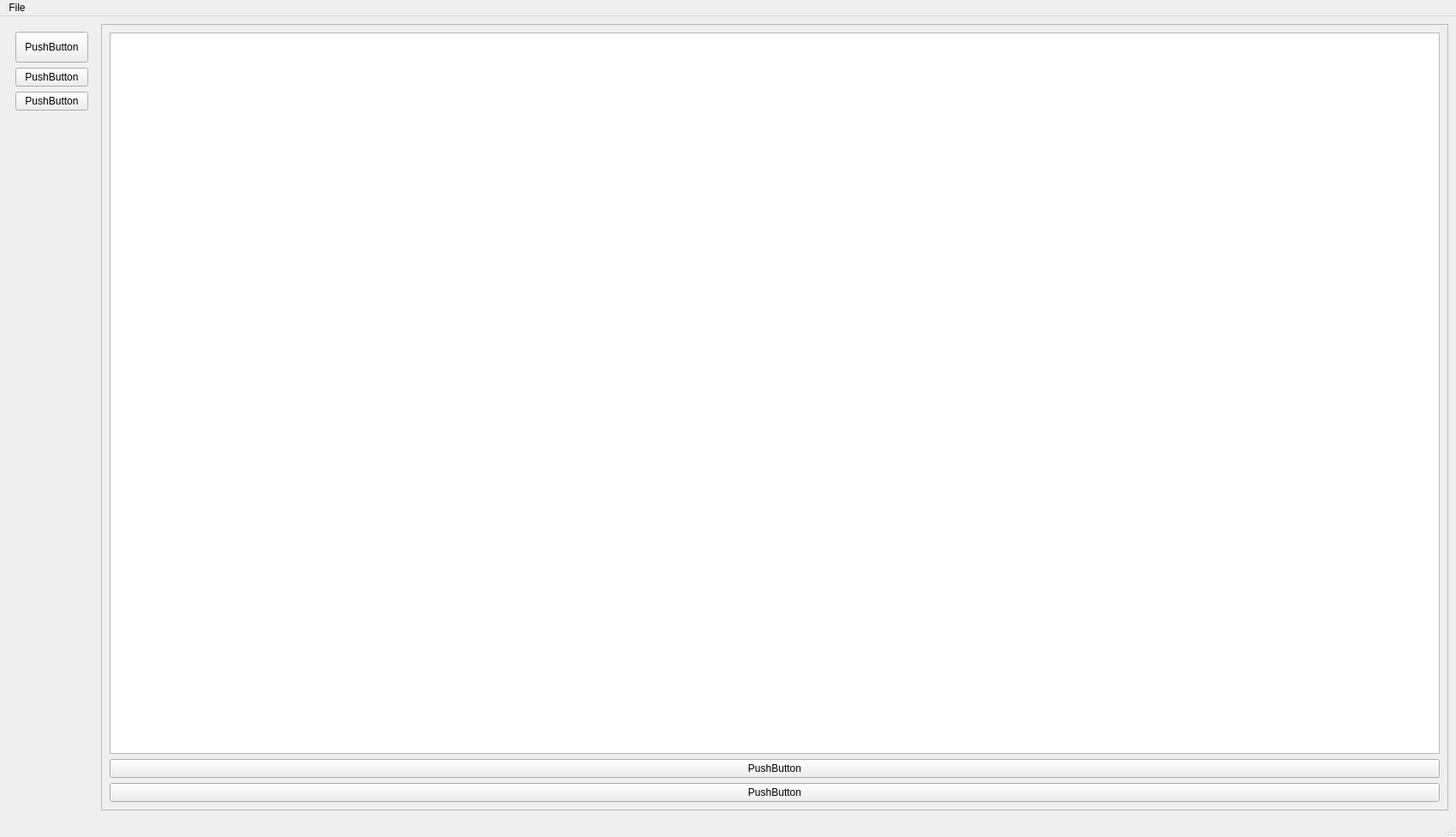
<?xml version="1.0" encoding="UTF-8"?>
<ui version="4.0">
 <class>MainWindow</class>
 <widget class="QMainWindow" name="MainWindow">
  <property name="geometry">
   <rect>
    <x>0</x>
    <y>0</y>
    <width>1699</width>
    <height>977</height>
   </rect>
  </property>
  <property name="windowTitle">
   <string>MainWindow</string>
  </property>
  <widget class="QWidget" name="centralwidget">
   <property name="layoutDirection">
    <enum>Qt::LeftToRight</enum>
   </property>
   <property name="autoFillBackground">
    <bool>false</bool>
   </property>
   <layout class="QVBoxLayout" name="verticalLayout">
    <item>
     <layout class="QGridLayout" name="main_grid">
      <property name="sizeConstraint">
       <enum>QLayout::SetMaximumSize</enum>
      </property>
      <item row="0" column="1">
       <widget class="QFrame" name="right_menu">
        <property name="frameShape">
         <enum>QFrame::StyledPanel</enum>
        </property>
        <property name="frameShadow">
         <enum>QFrame::Raised</enum>
        </property>
        <layout class="QVBoxLayout" name="verticalLayout_3">
         <item>
          <widget class="QTableView" name="table">
           <property name="minimumSize">
            <size>
             <width>256</width>
             <height>0</height>
            </size>
           </property>
           <property name="contextMenuPolicy">
            <enum>Qt::CustomContextMenu</enum>
           </property>
           <property name="sizeAdjustPolicy">
            <enum>QAbstractScrollArea::AdjustToContents</enum>
           </property>
           <property name="dragEnabled">
            <bool>true</bool>
           </property>
           <property name="gridStyle">
            <enum>Qt::DashDotLine</enum>
           </property>
           <property name="sortingEnabled">
            <bool>true</bool>
           </property>
           <attribute name="horizontalHeaderStretchLastSection">
            <bool>true</bool>
           </attribute>
          </widget>
         </item>
         <item>
          <widget class="QPushButton" name="pushButton">
           <property name="text">
            <string>PushButton</string>
           </property>
          </widget>
         </item>
         <item>
          <widget class="QPushButton" name="pushButton_4">
           <property name="text">
            <string>PushButton</string>
           </property>
          </widget>
         </item>
        </layout>
       </widget>
      </item>
      <item row="0" column="0" alignment="Qt::AlignTop">
       <widget class="QFrame" name="left_menu">
        <layout class="QVBoxLayout" name="verticalLayout_2">
         <property name="spacing">
          <number>6</number>
         </property>
         <item>
          <widget class="QPushButton" name="pushButton_2">
           <property name="font">
            <font>
             <pointsize>9</pointsize>
             <weight>50</weight>
             <bold>false</bold>
             <underline>false</underline>
            </font>
           </property>
           <property name="styleSheet">
            <string notr="true">padding:10px</string>
           </property>
           <property name="text">
            <string>PushButton</string>
           </property>
          </widget>
         </item>
         <item>
          <widget class="QPushButton" name="pushButton_3">
           <property name="text">
            <string>PushButton</string>
           </property>
          </widget>
         </item>
         <item>
          <widget class="QPushButton" name="load_package_button">
           <property name="text">
            <string>PushButton</string>
           </property>
          </widget>
         </item>
        </layout>
       </widget>
      </item>
     </layout>
    </item>
   </layout>
  </widget>
  <widget class="QStatusBar" name="statusbar"/>
  <widget class="QMenuBar" name="menubar">
   <property name="geometry">
    <rect>
     <x>0</x>
     <y>0</y>
     <width>1699</width>
     <height>21</height>
    </rect>
   </property>
   <widget class="QMenu" name="menuFile">
    <property name="title">
     <string>File</string>
    </property>
    <addaction name="actionOpen"/>
    <addaction name="actionLoad_Translation"/>
    <addaction name="actionExport_to_CSV"/>
    <addaction name="actionExport_to_Package"/>
   </widget>
   <addaction name="menuFile"/>
  </widget>
  <action name="actionOpen">
   <property name="text">
    <string>Load Package</string>
   </property>
  </action>
  <action name="actionLoad_Translation">
   <property name="text">
    <string>Load Translation</string>
   </property>
  </action>
  <action name="actionExport_to_CSV">
   <property name="text">
    <string>Export to CSV</string>
   </property>
  </action>
  <action name="actionExport_to_Package">
   <property name="text">
    <string>Export to Package</string>
   </property>
  </action>
 </widget>
 <resources/>
 <connections>
  <connection>
   <sender>table</sender>
   <signal>customContextMenuRequested(QPoint)</signal>
   <receiver>MainWindow</receiver>
   <slot>show()</slot>
   <hints>
    <hint type="sourcelabel">
     <x>904</x>
     <y>459</y>
    </hint>
    <hint type="destinationlabel">
     <x>849</x>
     <y>488</y>
    </hint>
   </hints>
  </connection>
 </connections>
</ui>
